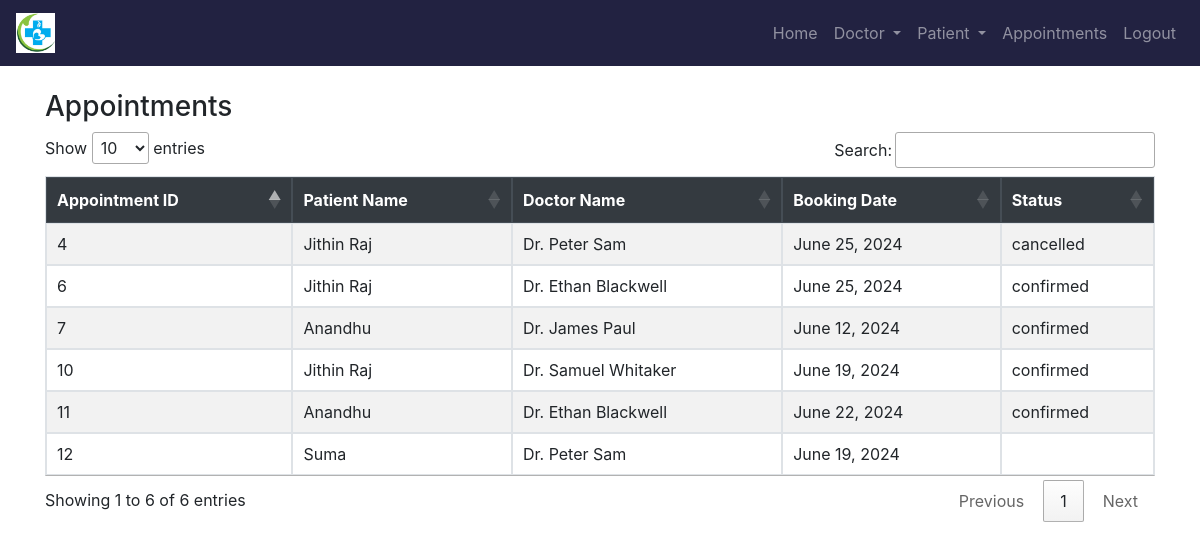
Screenshot of /view_appointments/ with the database file from the repository.
### Hospital_mngmnt/models.py (models this page shows)
class Appointment(models.Model):
    patient_name = models.CharField(max_length=50)
    phone_number = models.CharField(max_length=10)
    email_id = models.EmailField()
    doctor_name = models.ForeignKey(Doctor, on_delete=models.CASCADE)
    booking_date = models.DateField()
    booked_on = models.DateField(auto_now=True)
    STATUS_CHOICES = [
        ('confirmed', 'Confirmed'),
        ('pending', 'Pending'),
        ('cancelled', 'Cancelled'),
        ('completed', 'Completed'),
    ]
    status = models.CharField(max_length=20, choices=STATUS_CHOICES, default='')

class Doctor(models.Model):
    name = models.CharField(max_length=25)
    specialization = models.CharField(max_length=30)
    image = models.ImageField(upload_to='media', default='', blank=True)
    availability = models.BooleanField(default=True)
    desc = models.CharField(max_length=250, default='')
    def __str__(self):
        return '{}'.format(self.name)

### Hospital_mngmnt/views.py (the view)
# urls.py: path('view_appointments/', views.view_appointments, name='view_appointments'),
def view_appointments(request):
    appointments = Appointment.objects.all()
    return render(request, 'view_appointments.html', {'appointments': appointments})

### templates/view_appointments.html (shortened to what this page needs)
{% load static %}
<!DOCTYPE html>
<html>
<head>
    <link rel="stylesheet" href="https://stackpath.bootstrapcdn.com/bootstrap/4.5.2/css/bootstrap.min.css">
    <link rel="stylesheet" type="text/css" href="https://cdn.datatables.net/1.10.20/css/jquery.dataTables.css">
</head>
<body>
    <nav class="navbar navbar-expand-lg navbar-dark ">
        <a class="navbar-brand" href="#">
            <img src="{% static 'images/hsptllogonew.png' %}" alt="Hospital Management System Logo" style="height: 40px;">
        </a>
        <div class="collapse navbar-collapse" id="navbarNav">
            <ul class="navbar-nav ml-auto">
                <li class="nav-item">
                    <a class="nav-link" href="{% url 'receptionist_dashboard' %}">Home</a>
                </li>
                <li class="nav-item dropdown">
                    <a class="nav-link dropdown-toggle" href="#" id="doctorDropdown" role="button" data-toggle="dropdown" aria-haspopup="true" aria-expanded="false">
                        Doctor
                    </a>
                </li>
                <li class="nav-item dropdown">
                    <a class="nav-link dropdown-toggle" href="#" id="patientDropdown" role="button" data-toggle="dropdown" aria-haspopup="true" aria-expanded="false">
                        Patient
                    </a>
                </li>
                <li class="nav-item">
                    <a class="nav-link" href="{% url 'view_appointments' %}">Appointments</a>
                </li>
                <li class="nav-item">
                    <a class="nav-link" href="{% url 'logout' %}">Logout</a>
                </li>
            </ul>
        </div>
    </nav>
    <div class="container">
        <h3 class="mt-4">Appointments</h3>
        <table id="appointment_table" class="table table-striped table-bordered">
            <thead class="thead-dark">
                <tr>
                    <th>Appointment ID</th>
                    <th>Patient Name</th>
                    <th>Doctor Name</th>
                    <th>Booking Date</th>
                    <th>Status</th>
                </tr>
            </thead>
            <tbody>
                {% for appointment in appointments %}
                <tr>
                    <td>{{ appointment.id }}</td>
                    <td>{{ appointment.patient_name }}</td>
                    <td>{{ appointment.doctor_name }}</td>
                    <td>{{ appointment.booking_date }}</td>
                    <td>{{ appointment.status }}</td>
                </tr>
                {% endfor %}
            </tbody>
        </table>
    </div>
</body>
</html>

### templates/view_appointments.html (style rules this page uses)
.navbar { background-color: #222241 !important; }
.container { margin-top: 20px; }

### rows the page displays
Appointment: id "4", patient_name "Jithin Raj", doctor_name "Dr. Peter Sam", booking_date "June 25, 2024", status "cancelled"
Appointment: id "6", patient_name "Jithin Raj", doctor_name "Dr. Ethan Blackwell", booking_date "June 25, 2024", status "confirmed"
Appointment: id "7", patient_name "Anandhu", doctor_name "Dr. James Paul", booking_date "June 12, 2024", status "confirmed"
Appointment: id "10", patient_name "Jithin Raj", doctor_name "Dr. Samuel Whitaker", booking_date "June 19, 2024", status "confirmed"
Appointment: id "11", patient_name "Anandhu", doctor_name "Dr. Ethan Blackwell", booking_date "June 22, 2024", status "confirmed"
Appointment: id "12", patient_name "Suma", doctor_name "Dr. Peter Sam", booking_date "June 19, 2024"
